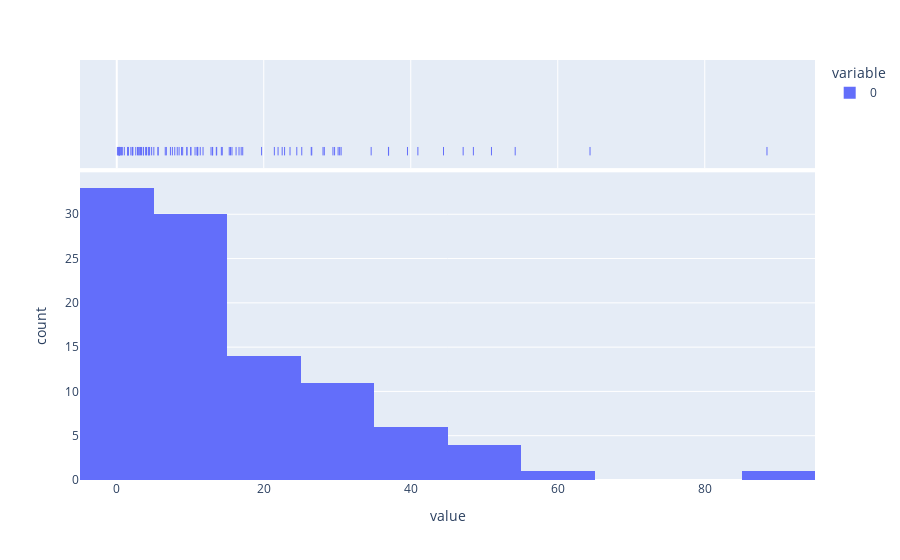

The cell this chart's notebook holds for it:
### Markdown cell above
<br><br><center> <h1><font size=6>1. Uniform to Exponential Distribution </font></h1>

### Code cell
def make_exponential(U, _lambda=0.06):
    exp_numbers = []
    transformer = lambda u : (-math.log(u, math.exp(1)) / _lambda)
    for u in U:
        exp_numbers.append(transformer(u))

    return exp_numbers


X = random_uniforms(100)
Xexp = make_exponential(X)
px.histogram(Xexp, marginal="rug")

### Figure 1 — Plotly figure (JSON) as saved in the notebook; plotly's stock layout.template omitted (floating-point values rounded to 4 significant figures)
{"data": [{"alignmentgroup": "True", "bingroup": "x", "hovertemplate": "variable=0<br>value=%{x}<br>count=%{y}<extra></extra>", "legendgroup": "0", "marker": {"color": "#636efa", "pattern": {"shape": ""}}, "name": "0", "offsetgroup": "0", "orientation": "v", "showlegend": true, "type": "histogram", "x": [13.05, 8.967, 6.746, 19.7, 4.296, 4.475, 14.36, 47.13, 8.232, 3.063, 13.02, 0.7592, 6.599, 1.541, 0.2831, 2.196, 7.893, 11.02, 2.988, 4.048, 28.24, 29.64, 36.98, 0.5293, 10.06, 10.65, 1.512, 21.95, 30.12, 0.3871, 64.39, 11.36, 8.818, 2.586, 7.303, 36.97, 0.6357, 13.6, 5.045, 26.53, 3.646, 25.17, 3.61, 9.546, 44.46, 0.2069, 22.84, 3.929, 2.142, 36.98, 5.621, 3.365, 28.06, 3.225, 22.51, 10.97, 5.621, 4.375, 16.23, 4.749, 9.543, 14.23, 0.3892, 17.14, 54.21, 15.31, 40.97, 11.0, 48.52, 2.824, 10.09, 0.3546, 12.83, 11.74, 29.42, 39.56, 0.2988, 1.565, 30.33, 1.029, 13.55, 26.46, 16.93, 21.44, 10.92, 8.48, 2.111, 7.569, 1.921, 23.57, 50.98, 15.68, 16.64, 30.53, 88.47, 0.08798, 34.62, 1.499, 15.48, 24.5], "xaxis": "x", "yaxis": "y"}, {"alignmentgroup": "True", "boxpoints": "all", "fillcolor": "rgba(255,255,255,0)", "hoveron": "points", "hovertemplate": "variable=0<br>value=%{x}<extra></extra>", "jitter": 0, "legendgroup": "0", "line": {"color": "rgba(255,255,255,0)"}, "marker": {"color": "#636efa", "symbol": "line-ns-open"}, "name": "0", "offsetgroup": "0", "showlegend": false, "type": "box", "x": [13.05, 8.967, 6.746, 19.7, 4.296, 4.475, 14.36, 47.13, 8.232, 3.063, 13.02, 0.7592, 6.599, 1.541, 0.2831, 2.196, 7.893, 11.02, 2.988, 4.048, 28.24, 29.64, 36.98, 0.5293, 10.06, 10.65, 1.512, 21.95, 30.12, 0.3871, 64.39, 11.36, 8.818, 2.586, 7.303, 36.97, 0.6357, 13.6, 5.045, 26.53, 3.646, 25.17, 3.61, 9.546, 44.46, 0.2069, 22.84, 3.929, 2.142, 36.98, 5.621, 3.365, 28.06, 3.225, 22.51, 10.97, 5.621, 4.375, 16.23, 4.749, 9.543, 14.23, 0.3892, 17.14, 54.21, 15.31, 40.97, 11.0, 48.52, 2.824, 10.09, 0.3546, 12.83, 11.74, 29.42, 39.56, 0.2988, 1.565, 30.33, 1.029, 13.55, 26.46, 16.93, 21.44, 10.92, 8.48, 2.111, 7.569, 1.921, 23.57, 50.98, 15.68, 16.64, 30.53, 88.47, 0.08798, 34.62, 1.499, 15.48, 24.5], "xaxis": "x2", "yaxis": "y2"}], "layout": {"barmode": "relative", "legend": {"title": {"text": "variable"}, "tracegroupgap": 0}, "margin": {"t": 60}, "xaxis": {"anchor": "y", "domain": [0, 1], "title": {"text": "value"}}, "xaxis2": {"anchor": "y2", "domain": [0, 1], "matches": "x", "showgrid": true, "showticklabels": false}, "yaxis": {"anchor": "x", "domain": [0, 0.7326], "title": {"text": "count"}}, "yaxis2": {"anchor": "x2", "domain": [0.7426, 1], "matches": "y2", "showgrid": false, "showline": false, "showticklabels": false, "ticks": ""}}}
